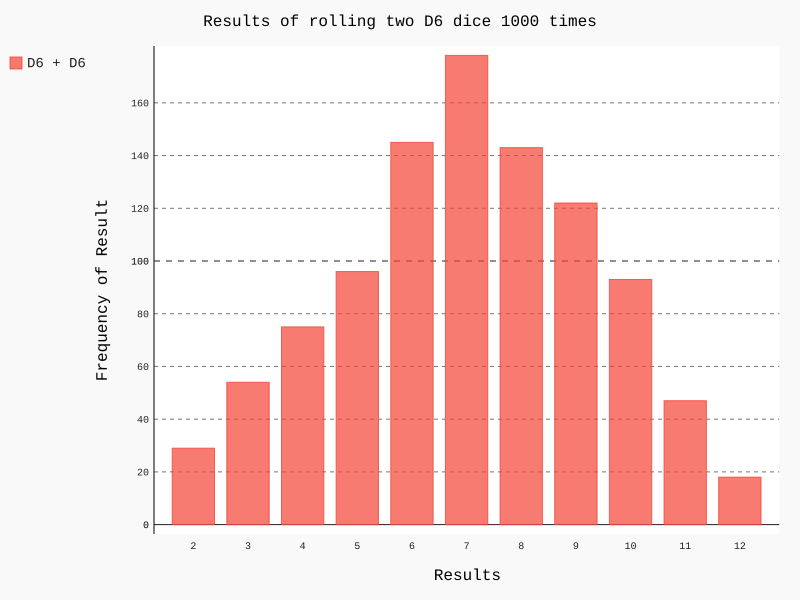

Write the Python code that produced this figure.
#coding=utf-8
import pygal
from die import Die

# 创建一个D6
die_1 = Die()
die_2 = Die()

# 掷骰，将结果存放在一个列表中
results = []
for roll_num in range(1000):
    result = die_1.roll() + die_2.roll()
    results.append(result)
    
# 分析结果
frequencies = []
max_result = die_1.num_sides + die_2.num_sides
numbers = []
for value in range(2, max_result+1):
    frequency = results.count(value)
    frequencies.append(frequency)
    numbers.append(value)

# 对结果进行可视化
hist = pygal.Bar()

hist.title = "Results of rolling two D6 dice 1000 times"
hist.x_labels = numbers
hist.x_title = "Results"
hist.y_title = "Frequency of Result"

hist.add('D6 + D6', frequencies)
hist.render_to_file('dice_visual.svg')
